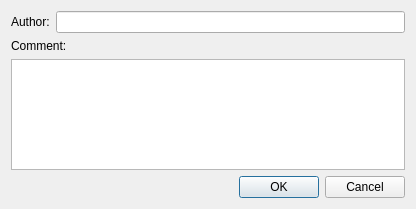
<?xml version="1.0" encoding="UTF-8"?>
<ui version="4.0">
 <class>commentdlg</class>
 <widget class="QDialog" name="commentdlg">
  <property name="geometry">
   <rect>
    <x>0</x>
    <y>0</y>
    <width>416</width>
    <height>209</height>
   </rect>
  </property>
  <property name="windowTitle">
   <string>Comment</string>
  </property>
  <layout class="QVBoxLayout" name="verticalLayout">
   <item>
    <layout class="QHBoxLayout" name="horizontalLayout">
     <item>
      <widget class="QLabel" name="label">
       <property name="text">
        <string>Author:</string>
       </property>
       <property name="buddy">
        <cstring>authorLineEdit</cstring>
       </property>
      </widget>
     </item>
     <item>
      <widget class="QLineEdit" name="authorLineEdit"/>
     </item>
    </layout>
   </item>
   <item>
    <widget class="QLabel" name="label_2">
     <property name="text">
      <string>Comment:</string>
     </property>
    </widget>
   </item>
   <item>
    <widget class="QTextEdit" name="commentTextEdit"/>
   </item>
   <item>
    <widget class="QDialogButtonBox" name="buttonBox">
     <property name="orientation">
      <enum>Qt::Horizontal</enum>
     </property>
     <property name="standardButtons">
      <set>QDialogButtonBox::Cancel|QDialogButtonBox::Ok</set>
     </property>
    </widget>
   </item>
  </layout>
 </widget>
 <tabstops>
  <tabstop>authorLineEdit</tabstop>
  <tabstop>buttonBox</tabstop>
 </tabstops>
 <resources/>
 <connections>
  <connection>
   <sender>buttonBox</sender>
   <signal>accepted()</signal>
   <receiver>commentdlg</receiver>
   <slot>accept()</slot>
   <hints>
    <hint type="sourcelabel">
     <x>222</x>
     <y>165</y>
    </hint>
    <hint type="destinationlabel">
     <x>119</x>
     <y>155</y>
    </hint>
   </hints>
  </connection>
  <connection>
   <sender>buttonBox</sender>
   <signal>rejected()</signal>
   <receiver>commentdlg</receiver>
   <slot>reject()</slot>
   <hints>
    <hint type="sourcelabel">
     <x>321</x>
     <y>172</y>
    </hint>
    <hint type="destinationlabel">
     <x>142</x>
     <y>166</y>
    </hint>
   </hints>
  </connection>
  <connection>
   <sender>commentTextEdit</sender>
   <signal>textChanged()</signal>
   <receiver>commentdlg</receiver>
   <slot>on_commentTextEdit_textChanged()</slot>
   <hints>
    <hint type="sourcelabel">
     <x>207</x>
     <y>113</y>
    </hint>
    <hint type="destinationlabel">
     <x>207</x>
     <y>104</y>
    </hint>
   </hints>
  </connection>
 </connections>
</ui>
